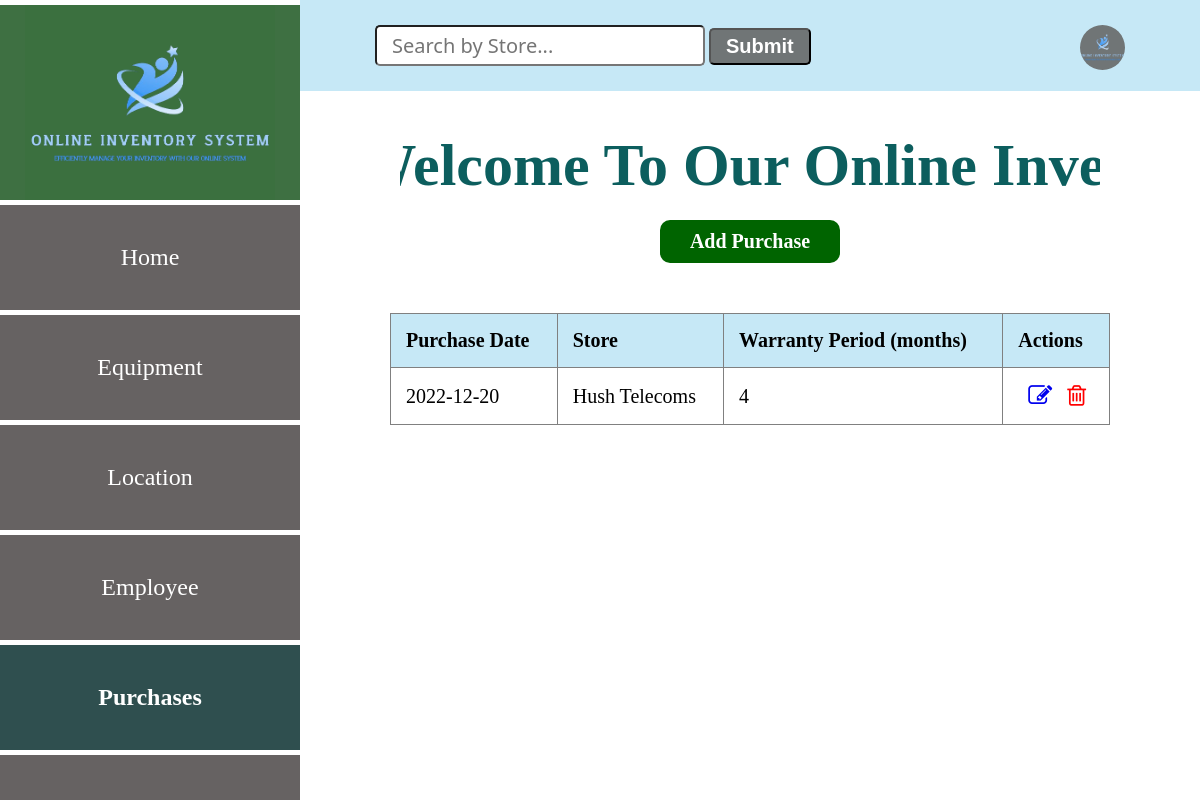
/purchase, run on the app's committed database.
### app.py (models this page shows, shortened)
class Purchase(db.Model):
    __tablename__ = "purchases"
    id=db.Column(db.Integer, primary_key=True)
    date=db.Column(db.String(10))
    store=db.Column(db.String(10))
    warranty_period=db.Column(db.Integer)
    equipment_rel=db.relationship('Equipment', backref='equipment_purchase')

### app.py (the view)
@app.route('/purchase')
def purchase():
    purchases = Purchase.query.all()
    return render_template('purchaseList.html', purchases=purchases)

### app.py (called while the page is built)
@app.before_request
def create_table():
    db.create_all()

### templates/purchaseList.html (shortened to what this page needs)
<!DOCTYPE html>
<html lang="en">
<head>
    <link
    rel="stylesheet"
    href="{{ url_for('static', filename='main.css') }}"
    />
    <link rel="stylesheet" href="https://cdnjs.cloudflare.com/ajax/libs/font-awesome/4.7.0/css/font-awesome.min.css">
</head>
<body>
    <div class="header">
        <input type="search" id="query" name="search" placeholder="Search by Store...">
        <button id="search-button">Submit</button>
        <a href="#"><img src="{{ url_for('static', filename='logo.png') }}" alt=""></a>
    </div>
    <section class="sidebar">
        <div class="logo">
            <img src="{{ url_for('static', filename='logo.png') }}" alt="logo">
        </div>
        <div class="content">
            <a href="/entry_point" class="home">Home</a>
            <a href="/equipment" class="home">Equipment</a>
            <a href="/location" class="home">Location</a>
            <a href="/employee" class="home">Employee</a>
            <a href="/purchase" class="home active">Purchases</a>
            <a href="/login" class="home">Logout</a>
        </div>
    </section>
    <div class="marquee-container">
      <h1 class="marquee">Welcome To Our Online Inventory System</h1>
    </div>
    <div class="purchase-form">
        <a href="/add-purchase" class="btn1">Add Purchase</a>
        <table border="1">
            <thead>
                <tr>
                    <th>Purchase Date</th>
                    <th>Store</th>
                    <th>Warranty Period (months)</th>
                    <th>Actions</th>
                </tr>
            </thead>
            <tbody id="table-results">
                {% for purchase in purchases %}
                    <tr>
                        <td>{{ purchase.date }}</td>
                        <td>{{ purchase.store }}</td>
                        <td>{{ purchase.warranty_period }}</td>
                        <td class="action">
                            <a href="/edit_purchase{{ purchase.id }}"><i class="fa fa-edit" style="font-size:24px"></i></a>
                            <a href="/delete_purchase{{ purchase.id }}"><i class="fa fa-trash-o" style="font-size:24px"></i></a>
                        </td>
                    </tr>
                {% endfor %}
            </tbody>
        </table>
    </div>
</body>
</html>

### static/main.css (style rules this page uses)
body { margin: 0; padding: 0; font-family: Verdana; }
.header { background: #c6e8f6; padding: 25px; }
.header input { padding: 5px 15px; font-size: 20px; font-family:'Segoe UI', Tahoma, Geneva, Verdana, sans-serif; border-radius: 5px; margin-left: 350px; }
.header button { padding: 5px 15px; font-size: 20px; border-radius: 5px; background: #707576; color: #fff; font-weight: bold; }
.header img { width: 45px; height: 45px; background: #707576; border-radius: 50%; float: right; justify-content: center; margin-right: 50px; }
.sidebar { position: fixed; top: 0; left: 0; width: 300px; height: 100vh; background: #707576; border-top: 5px solid #fff; }
.logo { width: 300px; height: 200px; background: rgba(59, 112, 63, 0.938); display: flex; justify-content: center; align-items: center; }
.logo img { width: 250px; display: block; margin: auto; background-color: rgba(59, 112, 63, 0.938); }
.content { background: #707576; width: 300px; height: calc(100vh - 200px); position: fixed; top: 200px; z-index: 1; border-top: 5px solid #fff; overflow-y: auto; }
.content a { display: flex; text-decoration: none; color: #fff; font-size: 24px; border-bottom: 5px solid white; padding: 39px; justify-content: center; }
.home { border: none; outline: none; padding: 10px 16px; background: #666262; cursor: pointer; }
.active, .home:hover { background: darkslategrey; color: black; font-weight: bold; }
h1 { display: flex; font-size: 60px; flex-wrap: wrap; justify-content: center; gap: 50px; margin-left: 300px; text-align: center; margin-top: 40px; color: rgb(12, 94, 94); }
.purchase-form { display: flex; justify-content: center; align-items: center; flex-direction: column; margin-left: 300px; }
table { width: 80%; border-collapse: collapse; margin-top: 30px; }
th, td { padding: 15px; text-align: left; font-size: 20px; }
th { background-color: #c6e8f6; font-weight: bold; }
.btn1 { background: darkgreen; color: #fff; font-size: 1em; padding: 10px 30px; border-radius: 10px; transition: background-color 0.25s; margin-bottom: 20px; text-decoration: none; font-size: 20px; display: block; margin-top: -20px; font-weight: bold; }
.marquee-container { overflow: hidden; margin-right: 100px; margin-left: 400px; behavior: inherit; }
.marquee { animation: marquee 20s linear infinite; white-space: nowrap; }
.action a { margin-left: 10px; }
.action .fa-trash-o { color: red; }

### data on the page
Purchase: date "2022-12-20", store "Hush Telecoms", warranty_period "4"
